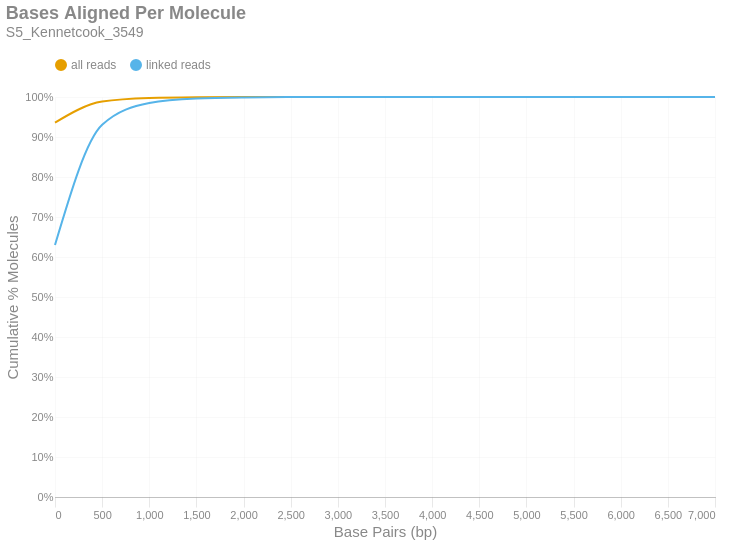

Notebook cell for this chart:
### Markdown cell above
### Bases Aligned Per Molecule
This is a cumulative frequency distribution showing the number of base pairs aligned per unique molecule. These data are shown in 500 bp bins. There are two distributions: one with `all reads` (yellow) and another with only `linked reads` (blue). The percent of molecules in the `linked reads` distribution is relative to the total number of linked molecules.

### Code cell
if SKIPLR:
    print_html(f"Skipped")
else:
    binned_df = consolidated_hist(valids['aligned_bp'], mask, 500, True)
    with SafeRender(binned_df):
        (
            density_plot(binned_df, 'Bases Aligned Per Molecule', samplename, 'basesper')
            .encode(
                x=alt.X('bin:Q', title="Base Pairs (bp)").axis(tickMinStep=500).scale(padding=0),
                y=alt.Y('value:Q', title='Cumulative % Molecules')
                    .axis(format='%')
                    .scale(domain = [0,1])
                    .stack(False),
                color=alt.Color("key:N").scale(domain = ["all reads", "linked reads"]),
                tooltip = [
                    alt.Tooltip("key:N", title = "Data Type"),
                    alt.Tooltip("range_label:N", title="Bases Aligned Per Molecule"),
                    alt.Tooltip("value:Q", format = ".2%", title="% Molecules (Cum.)")
                ]
            )
        ).display()

### Figure 1 — Vega-Lite specification as saved in the notebook (floating-point values rounded to 4 significant figures)
{"width": "container", "height": 400, "config": {"title": {"anchor": "start", "dy": -15, "fontSize": 18, "color": "#888888", "subtitleColor": "#888888", "subtitleFontSize": 14}, "arc": {"fill": "#0072B2"}, "axis": {"domainColor": "#888888", "domainWidth": 0.5, "gridWidth": 0.2, "grid": false, "titleFontWeight": 400, "titleFontSize": 15, "labelFontSize": 11, "labelColor": "#888888", "tickColor": "#888888", "tickWidth": 0.2, "titleColor": "#888888"}, "axisBand": {"grid": false}, "axisX": {"grid": true, "tickSize": 10, "domainCap": "round"}, "axisY": {"domain": false, "grid": true, "tickSize": 0, "domainCap": "round"}, "background": "transparent", "header": {"labelFontSize": 15, "labelColor": "#888888", "titleFontSize": 15, "titleFontWeight": 600, "titleColor": "#888888"}, "legend": {"labelFont": "sans-serif", "labelFontSize": 12, "labelColor": "#888888", "symbolSize": 100, "symbolType": "circle", "titleFontSize": 12, "titlePadding": 10, "titleColor": "#888888", "title": null, "orient": "top"}, "range": {"category": ["#E69F00", "#56B4E9", "#009E73", "#F0E442", "#0072B2", "#D55E00", "#CC79A7", "#000000"], "diverging": ["#cfe8f3", "#a2d4ec", "#73bfe2", "#46abdb", "#1696d2", "#12719e"]}, "area": {"fill": "#0072B2", "fillOpacity": 0.7, "line": true, "strokeOpacity": 0.7}, "line": {"color": "#0072B2", "stroke": "#0072B2", "strokeWidth": 2}, "trail": {"color": "#0072B2", "stroke": "#0072B2", "strokeWidth": 0, "size": 1}, "point": {"filled": true, "fillOpacity": 1.0, "size": 95}, "text": {"color": "#888888", "fontSize": 11, "align": "right", "fontWeight": 400, "size": 11}, "bar": {"fill": "#0072B2", "stroke": null}, "view": {"stroke": null, "continuousWidth": 660, "continuousHeight": 400}}, "data": {"name": "data-88e24ef00f0505c4035c0ade0b6c1fbf"}, "mark": {"type": "line", "interpolate": "monotone", "point": {"opacity": 0, "size": 275}}, "encoding": {"color": {"field": "key", "scale": {"domain": ["all reads", "linked reads"]}, "type": "nominal"}, "tooltip": [{"field": "key", "title": "Data Type", "type": "nominal"}, {"field": "range_label", "title": "Bases Aligned Per Molecule", "type": "nominal"}, {"field": "value", "format": ".2%", "title": "% Molecules (Cum.)", "type": "quantitative"}], "x": {"axis": {"tickMinStep": 500}, "field": "bin", "scale": {"padding": 0}, "title": "Base Pairs (bp)", "type": "quantitative"}, "y": {"axis": {"format": "%"}, "field": "value", "scale": {"domain": [0, 1]}, "stack": false, "title": "Cumulative % Molecules", "type": "quantitative"}}, "params": [{"name": "param_c36ac31b6afebe62", "select": {"type": "point", "fields": ["key"]}, "bind": "legend"}], "title": {"text": "Bases Aligned Per Molecule", "subtitle": "S5_Kennetcook_3549"}, "transform": [{"fold": ["all reads (cumsum)", "linked reads (cumsum)"]}, {"calculate": "replace(datum.key, ' (cumsum)', '')", "as": "key"}, {"filter": {"param": "param_c36ac31b6afebe62"}}], "usermeta": {"embedOptions": {"downloadFileName": "S5_Kennetcook_3549.basesper"}}, "$schema": "https://vega.github.io/schema/vega-lite/v6.1.0.json", "datasets": {"data-88e24ef00f0505c4035c0ade0b6c1fbf": [{"bin": "0.0", "interval": "0.0-500.0", "all reads": 0.936, "linked reads": 0.6301, "all reads (cumsum)": 0.936, "linked reads (cumsum)": 0.6301, "range_label": "0-499"}, {"bin": "500.0", "interval": "500.0-1000.0", "all reads": 0.05254, "linked reads": 0.3004, "all reads (cumsum)": 0.9885, "linked reads (cumsum)": 0.9304, "range_label": "500-999"}, {"bin": "1000.0", "interval": "1000.0-1500.0", "all reads": 0.00899, "linked reads": 0.05448, "all reads (cumsum)": 0.9975, "linked reads (cumsum)": 0.9849, "range_label": "1000-1499"}, {"bin": "1500.0", "interval": "1500.0-2000.0", "all reads": 0.001886, "linked reads": 0.01147, "all reads (cumsum)": 0.9994, "linked reads (cumsum)": 0.9964, "range_label": "1500-1999"}, {"bin": "2000.0", "interval": "2000.0-2500.0", "all reads": 0.0004355, "linked reads": 0.002649, "all reads (cumsum)": 0.9998, "linked reads (cumsum)": 0.999, "range_label": "2000-2499"}, {"bin": "2500.0", "interval": "2500.0-3000.0", "all reads": 0.0001147, "linked reads": 0.0006978, "all reads (cumsum)": 1.0, "linked reads (cumsum)": 0.9997, "range_label": "2500-2999"}, {"bin": "3000.0", "interval": "3000.0-3500.0", "all reads": 3.221e-05, "linked reads": 0.0001959, "all reads (cumsum)": 1.0, "linked reads (cumsum)": 0.9999, "range_label": "3000-3499"}, {"bin": "3500.0", "interval": "3500.0-4000.0", "all reads": 7.371e-06, "linked reads": 4.483e-05, "all reads (cumsum)": 1.0, "linked reads (cumsum)": 1.0, "range_label": "3500-3999"}, {"bin": "4000.0", "interval": "4000.0-4500.0", "all reads": 2.403e-06, "linked reads": 1.462e-05, "all reads (cumsum)": 1.0, "linked reads (cumsum)": 1.0, "range_label": "4000-4499"}, {"bin": "4500.0", "interval": "4500.0-5000.0", "all reads": 1.442e-06, "linked reads": 8.772e-06, "all reads (cumsum)": 1.0, "linked reads (cumsum)": 1.0, "range_label": "4500-4999"}, {"bin": "5000.0", "interval": "5000.0-5500.0", "all reads": 0.0, "linked reads": 0.0, "all reads (cumsum)": 1.0, "linked reads (cumsum)": 1.0, "range_label": "5000-5499"}, {"bin": "5500.0", "interval": "5500.0-6000.0", "all reads": 0.0, "linked reads": 0.0, "all reads (cumsum)": 1.0, "linked reads (cumsum)": 1.0, "range_label": "5500-5999"}, {"bin": "6000.0", "interval": "6000.0-6500.0", "all reads": 0.0, "linked reads": 0.0, "all reads (cumsum)": 1.0, "linked reads (cumsum)": 1.0, "range_label": "6000-6499"}, {"bin": "6500.0", "interval": "6500.0-7000.0", "all reads": 0.0, "linked reads": 0.0, "all reads (cumsum)": 1.0, "linked reads (cumsum)": 1.0, "range_label": "6500-6999"}, {"bin": "7000.0", "interval": "7000.0-7500.0", "all reads": 1.602e-07, "linked reads": 9.746e-07, "all reads (cumsum)": 1.0, "linked reads (cumsum)": 1.0, "range_label": "7000-7499"}]}}
